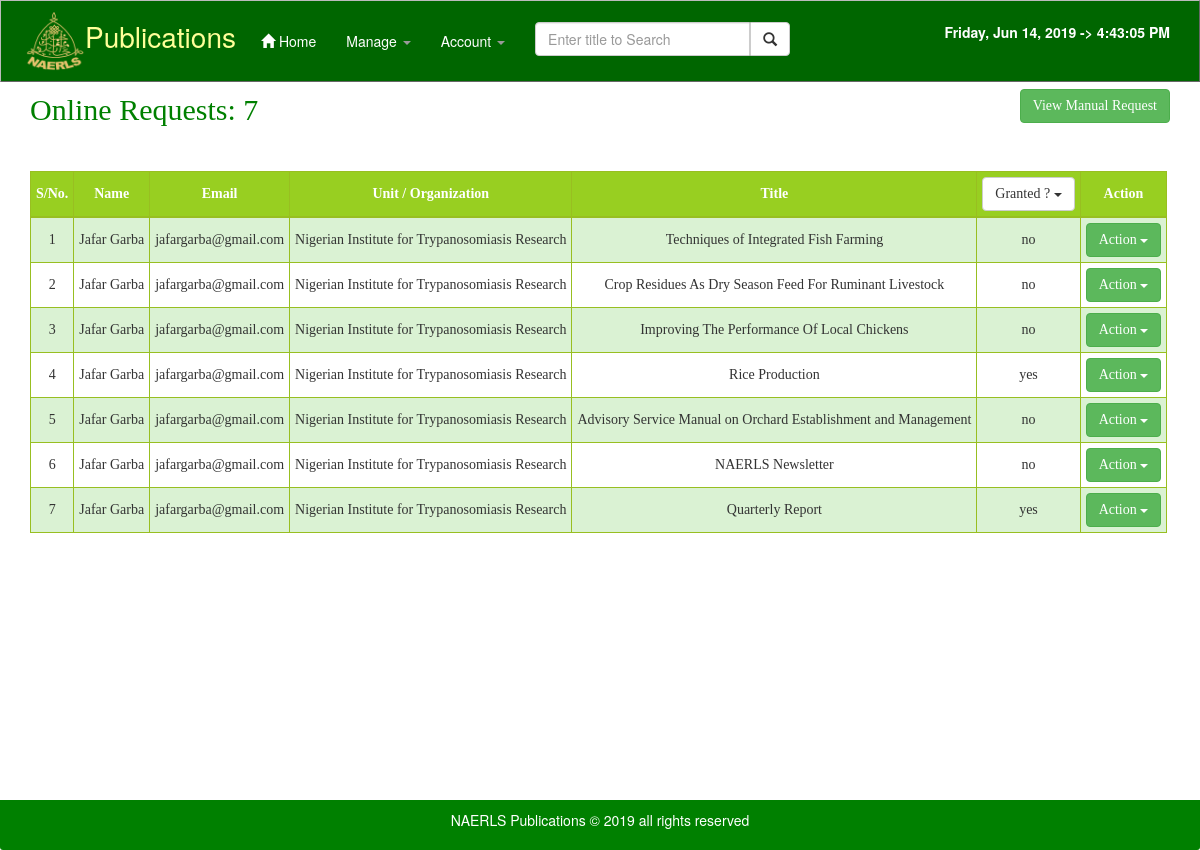
/admin/Requests.php (signed in), run on the app's committed database.
### tables this page shows
CREATE TABLE `requests` (
  `reqID` int(11) NOT NULL,
  `userID` varchar(15) NOT NULL,
  `matID` varchar(7) NOT NULL,
  `granted` enum('yes','no') NOT NULL DEFAULT 'no',
  `date` date NOT NULL,
  `replied` enum('yes','no') NOT NULL DEFAULT 'no'
);

CREATE TABLE `users` (
  `id` varchar(10) NOT NULL,
  `email` varchar(50) NOT NULL,
  `phone` varchar(11) DEFAULT NULL,
  `password` varchar(20) NOT NULL,
  `fullName` varchar(50) NOT NULL,
  `title` varchar(10) DEFAULT NULL,
  `usertype` enum('general','admin') NOT NULL DEFAULT 'general',
  `type` varchar(10) NOT NULL,
  `occupation` varchar(100) DEFAULT NULL,
  `nationality` int(3) NOT NULL DEFAULT '125',
  `state` int(3) NOT NULL,
  `lga` int(3) NOT NULL,
  `organization` varchar(100) DEFAULT NULL,
  `purpose` varchar(100) DEFAULT NULL,
  `lastSeen` datetime DEFAULT NULL,
  `suspended` int(11) NOT NULL DEFAULT '0'
);

CREATE TABLE `materials` (
  `matID` int(11) NOT NULL,
  `copies` int(11) DEFAULT NULL,
  `title` varchar(200) NOT NULL,
  `author` varchar(200) NOT NULL,
  `sponsor` varchar(100) NOT NULL,
  `pubNum` varchar(50) NOT NULL,
  `language` varchar(50) NOT NULL DEFAULT 'english',
  `synopsis` varchar(250) NOT NULL,
  `subject` int(11) NOT NULL,
  `sub_subjects` int(11) DEFAULT '0',
  `sub_sub_subjects` int(11) DEFAULT '0',
  `pubYear` varchar(4) NOT NULL DEFAULT '0000',
  `category` int(11) NOT NULL,
  `month` varchar(50) NOT NULL,
  `today` date DEFAULT NULL,
  `location` varchar(50) NOT NULL
);

### admin/Requests.php (the view, shortened to what this page needs)
?><!DOCTYPE html>
<html lang="en">
<head>
    <link href="../dist/css/bootstrap.css" rel="stylesheet">
    <link href="../dist/css/starter-template.css" rel="stylesheet">
  </head>
  <body>
        <?php include 'header.php'; ?>
	  <div class="container" id="cc">
	<div class="starter-template">
		    <?php
                    $per_page=15;
					$pages_query=mysqli_num_rows(mysqli_query($con,"SELECT * FROM requests"));
                    $pages=ceil($pages_query/$per_page);
                    $page=(isset($_GET['page']))? (int)$_GET['page']:1;
                    $start=($page-1)*$per_page;
					$query5=mysqli_query($con,"SELECT fullName,email,organization,materials.matID,materials.title,reqID,granted,replied from requests JOIN materials ON requests.matID=materials.matID
                    JOIN users ON users.id=requests.userID ORDER BY date DESC LIMIT $start,$per_page ");
					echo	"<div style='font-family:Palatino Linotype;padding-bottom:20px;font-size:30px;color:green;' align='left' class='lead'>Online Requests: <span >$pages_query</span>
					<a class='btn btn-success pull-right' href='manual_requests.php'>View Manual Request</a>";
					echo'<span   style="color:green;font-weight:bold;margin-left:20px;"> ';
					echo "</span></div>";
                    echo "<div class='table-responsive'>";
					echo "<table  class='table table-striped table-condensed table-bordered ' >
					<thead><tr>
					<td><b>S/No.</b></td><td><b>Name</b></td><td><b>Email</b></td><td><b>Unit / Organization</b></td><td><b>Title</b></td>
					<td>".'<div class="btn-group">
						 <button type="button" class="btn btn-default dropdown-toggle" data-toggle="dropdown">Granted ? <span class="caret"></span></button><ul class="dropdown-menu" role="menu">
						<li><a href="granted.php?state=y1e2s"><i class="glyphicon glyphicon-check"></i> Yes</a></li>
						<li><a href="granted.php?state=n3o4"><i class="glyphicon glyphicon-thumbs-down"></i> No</a></li>
					</ul></td><td><b>Action</b></div></td>
					</tr> </thead>';
					$i=($per_page*($page-1))+1;
                        while($result=mysqli_fetch_assoc($query5)){
                        echo "<tr><td>".$i."</td><td>".ucwords($result['fullName'])."</td><td>".$result['email']."</td><td>".$result['organization']."</td><td>".$result['title']."</td><td>".$result['granted'].'</td><td>
					<div class="btn-group">
						 <button type="button" class="btn btn-success dropdown-toggle" data-toggle="dropdown">Action <span class="caret"></span></button><ul class="dropdown-menu" role="menu">
						<li><a href="pubdetails.php?id='.$result["matID"].'"><i class="glyphicon glyphicon-pencil"></i> Pub. Details</a></li>
						<li><a href="#delete" data-toggle="modal" data-del="'.$result["reqID"].'"><i class="glyphicon glyphicon-trash"></i> Delete</a></li>';
                       echo'</ul>
                    </div></td>
            </tr>';
			$i++;
            }
			if($pages>1 && $page<=$pages){
				echo '<ul class="pagination hidden-print">';
				if($page>1){
					  echo'<li><a href="?page=1"> <span class="glyphicon glyphicon-backward"></a></li>';
				}
				if($page>1){
					$prev_page=$page-1;
					  echo'<li><a href="?page='.$prev_page.'"> <span class="glyphicon glyphicon-step-backward"></a></li>';
				}
				$range=4;
				echo "<li class='active'><a >$page of $pages</a></li>";
				if($page<$pages){
					$next_page=$page+1;
					  echo'<li><a href="?page='.$next_page.'"> <span class="glyphicon glyphicon-step-forward"></a></li>';
				}if($page<$pages){
					$next_page=$page+1;
					  echo'<li><a href="?page='.$pages.'"> <span class="glyphicon glyphicon-forward"></a></li>';
				}
				echo '</ul>';
			}elseif($page>$pages) {
				header ('location:404.php');
				exit();
			}  echo "</div>";?>
    </div>
	  	<div id="push" class="hidden-print"></div>
  </body>
</html>

### data on the page
requests: userID.fullName "Jafar Garba", userID.email "jafargarba@gmail.com", userID.organization "Nigerian Institute for Trypanosomiasis Research", matID.title "Techniques of Integrated Fish Farming", granted "no"
requests: userID.fullName "Jafar Garba", userID.email "jafargarba@gmail.com", userID.organization "Nigerian Institute for Trypanosomiasis Research", matID.title "Crop Residues As Dry Season Feed For Ruminant Livestock", granted "no"
requests: userID.fullName "Jafar Garba", userID.email "jafargarba@gmail.com", userID.organization "Nigerian Institute for Trypanosomiasis Research", matID.title "Improving The Performance Of Local Chickens", granted "no"
requests: userID.fullName "Jafar Garba", userID.email "jafargarba@gmail.com", userID.organization "Nigerian Institute for Trypanosomiasis Research", matID.title "Rice Production", granted "yes"
requests: userID.fullName "Jafar Garba", userID.email "jafargarba@gmail.com", userID.organization "Nigerian Institute for Trypanosomiasis Research", matID.title "Advisory Service Manual on Orchard Establishment and Management", granted "no"
requests: userID.fullName "Jafar Garba", userID.email "jafargarba@gmail.com", userID.organization "Nigerian Institute for Trypanosomiasis Research", matID.title "NAERLS Newsletter", granted "no"
requests: userID.fullName "Jafar Garba", userID.email "jafargarba@gmail.com", userID.organization "Nigerian Institute for Trypanosomiasis Research", matID.title "Quarterly Report", granted "yes"

### other printed values
$pages_query "7"
